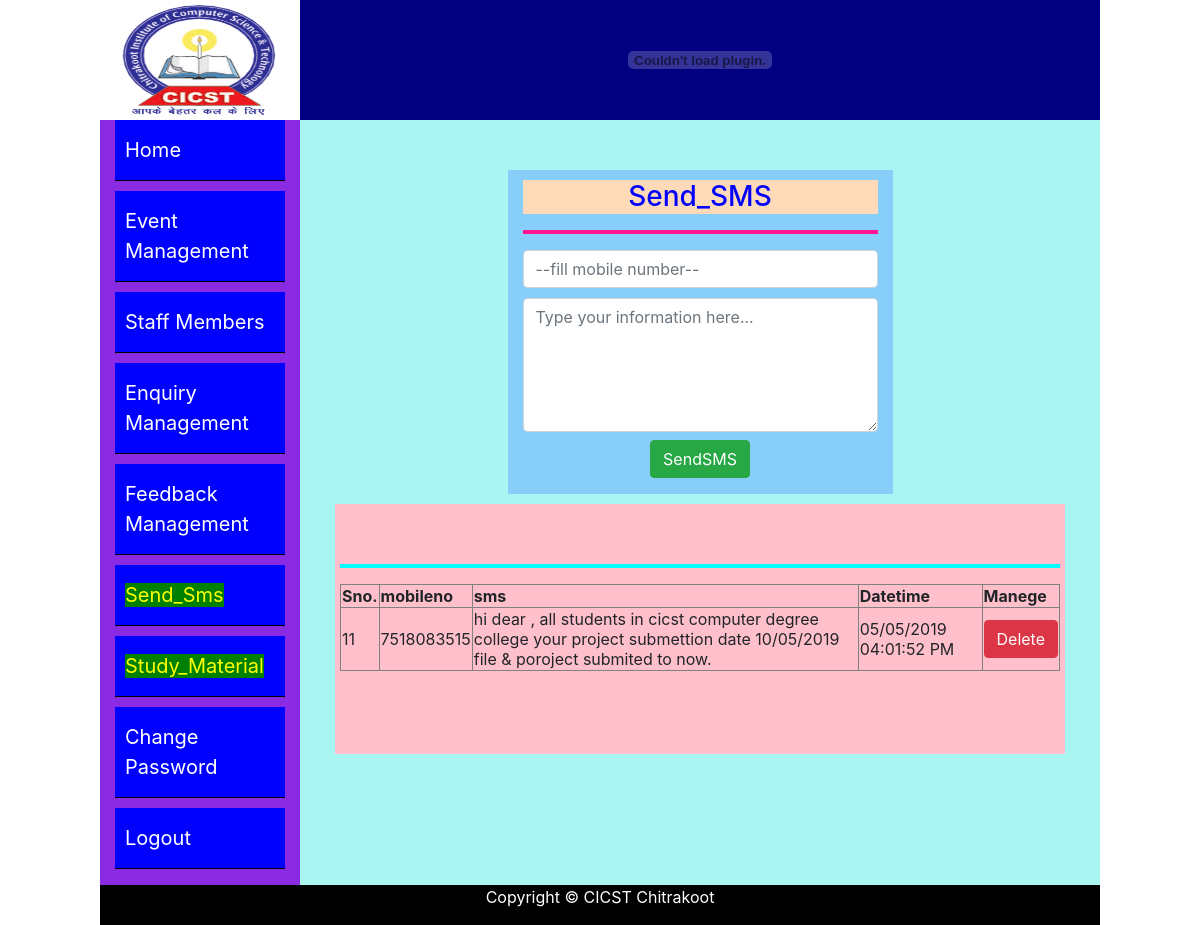
The app's page /admin/sendsms.php (signed in) with its own data.
### tables this page shows
create table `tbl_sms` (
  `sno` int(11) NOT NULL,
  `mobno` varchar(20) NOT NULL,
  `sms` varchar(200) NOT NULL,
  `smsdt` varchar(30) NOT NULL
);

### admin/sendsms.php (the view, shortened to what this page needs)
<?php include "header.php"; ?>
 <div class="container-fluid">
<div class="row"style="min-height:300px">
<div class="col-sm-3"></div>
<div class="col-sm-6"style="background-color:#87CEFA;margin-top:50px;">
<h3 style="background-color:#FFDAB9;text-align:center;margin-top:10px;color:blue;">Send_SMS</h3><hr style="background-color:blue;border:2px solid #FF1493;">
<form action="sendsms.php" method="post">
<input type="number" name="mobno" placeholder="--fill mobile number--"class="form-control"style="margin-bottom:10px;" required="true"/>
<textarea class="form-control" name="message" placeholder="Type your information here..." rows="5" style="margin-bottom:8px;" required="true"></textarea>
<center><input type="submit" name="btn" value="SendSMS"class="btn btn-success"/></center>
</form>
</div>
<div class="col-sm-3"></div>
</div>
<div class="row" style="background-color:pink;color:white;padding:5px;margin:5px;min-height:250px;margin-top:10px;">
<div class="col-sm-2"></div>
  <div classs="col-sm-8">
   <?php include "../connect.php"; ?>
   <table border='1'>
    <tr>
	  <th>Sno.</th><th>mobileno</th><th>sms</th><th>Datetime</th><th>Manege</th></tr><hr style="border:2px solid cyan;">
	  <?php
	   $cmd="select *from tbl_sms";
	   $res=MySQLi_Query($con,$cmd);
	   while($x=MySQLi_fetch_assoc($res))
	   {
		   $lnk=$x["sno"];
		   echo "<tr><td>".$x["sno"]."</td><td>".$x["mobno"]."</td><td>".$x["sms"]."</td><td>".$x["smsdt"]."</td><td><a class='btn btn-danger' href='deletesms.php?nid=$lnk'>Delete</a></td></tr>";
	   }
	   echo "</table>";
	  ?>
  </div>
  <div class="col-sm-2"></div>
  </div>
</div>

### records on screen
tbl_sms: sno "11", mobno "7518083515", sms "hi dear , all students in cicst computer degree college your project submettion date 10/05/2019 file & poroject submited to now.", smsdt "05/05/2019 04:01:52 PM"
